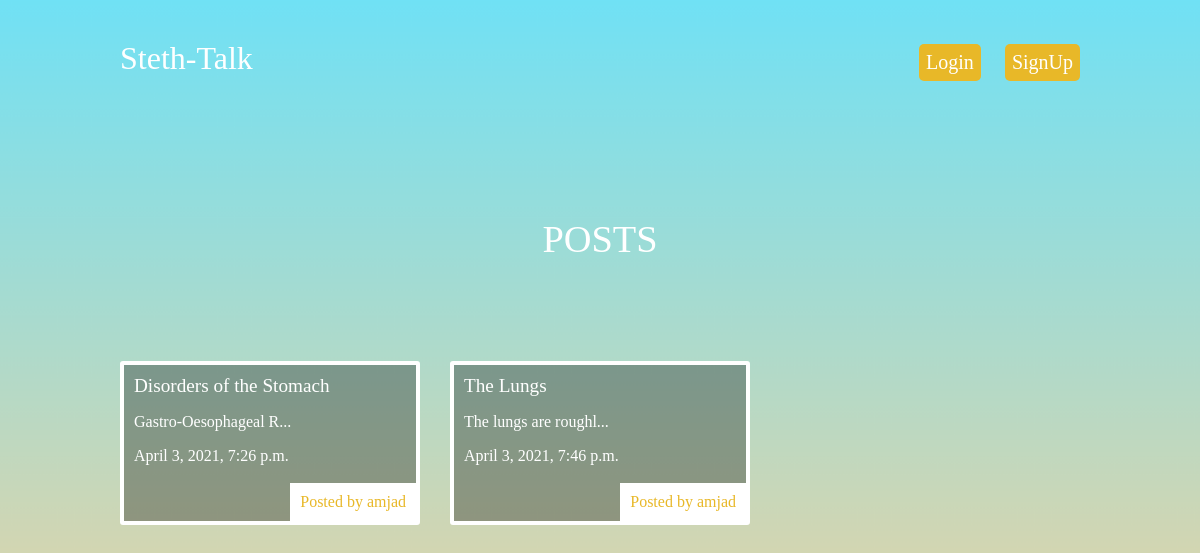
/posts/, run on the app's committed database.
### posts/models.py (models this page shows, shortened)
class Posts(models.Model):
    title = models.CharField(max_length=100)
    slug = models.SlugField()
    body = models.TextField()
    date = models.DateTimeField(auto_now_add=True)
    thumbnail = models.ImageField(default="default.jpg", blank=True)
    author = models.ForeignKey(User,on_delete=models.CASCADE ,default=None)
    def snippet(self):
        return self.body[:20] + "..."

### posts/views.py (the view)
def newsfeed(request):
    posts = Posts.objects.all().order_by("date")
    return render(request,"posts/newsfeed.html", {'posts':posts})

### posts/templates/posts/newsfeed.html
{% extends 'base.html' %}
{% block content %}
    <h1>POSTS</h1>
    <div class="posts">
        {% for post in posts %}
            <div class="post">
                <h2><a href="{% url 'posts:detail' slug=post.slug %}"> {{post.title}} </a></h2>
                <p> {{post.snippet}} </p>
                <p> {{post.date}} </p>
                <p class="author">Posted by {{ post.author.username }}</p>
            </div>
        {% endfor %}
    </div>
{% endblock %}

### assets/style.css (style rules this page uses)
body { background-image: url('background2.png'); background-repeat: no-repeat; background-attachment: fixed; background-size: cover; color: #fff; }
body * { font-family: Ubuntu; }
h1, h2, h3, h4, h5 { font-weight: normal; margin: 0; }
a, a:hover, a:visited { color: #fff; text-decoration: none; }
div.wrapper > h1 { text-align: center; margin: 100px auto; font-size: 2.4em }
.posts { display: grid; grid-template-columns: 1fr 1fr 1fr; grid-gap: 30px; }
.post { padding: 10px; border: 4px solid #fff; border-radius: 3px; position: relative; padding-bottom: 40px; background-color: rgba(0, 0, 0, 0.3); }
.post h2 { font-size: 1.2em; }
.post .author { padding: 10px; background: #fff; position: absolute; right: 0; bottom: 0; margin: 0; color: #e8b828; }

### data on the page
Posts: title "Disorders of the Stomach", snippet "Gastro-Oesophageal R...", date "April 3, 2021, 7:26 p.m.", author.username "amjad"
Posts: title "The Lungs", snippet "The lungs are roughl...", date "April 3, 2021, 7:46 p.m.", author.username "amjad"
